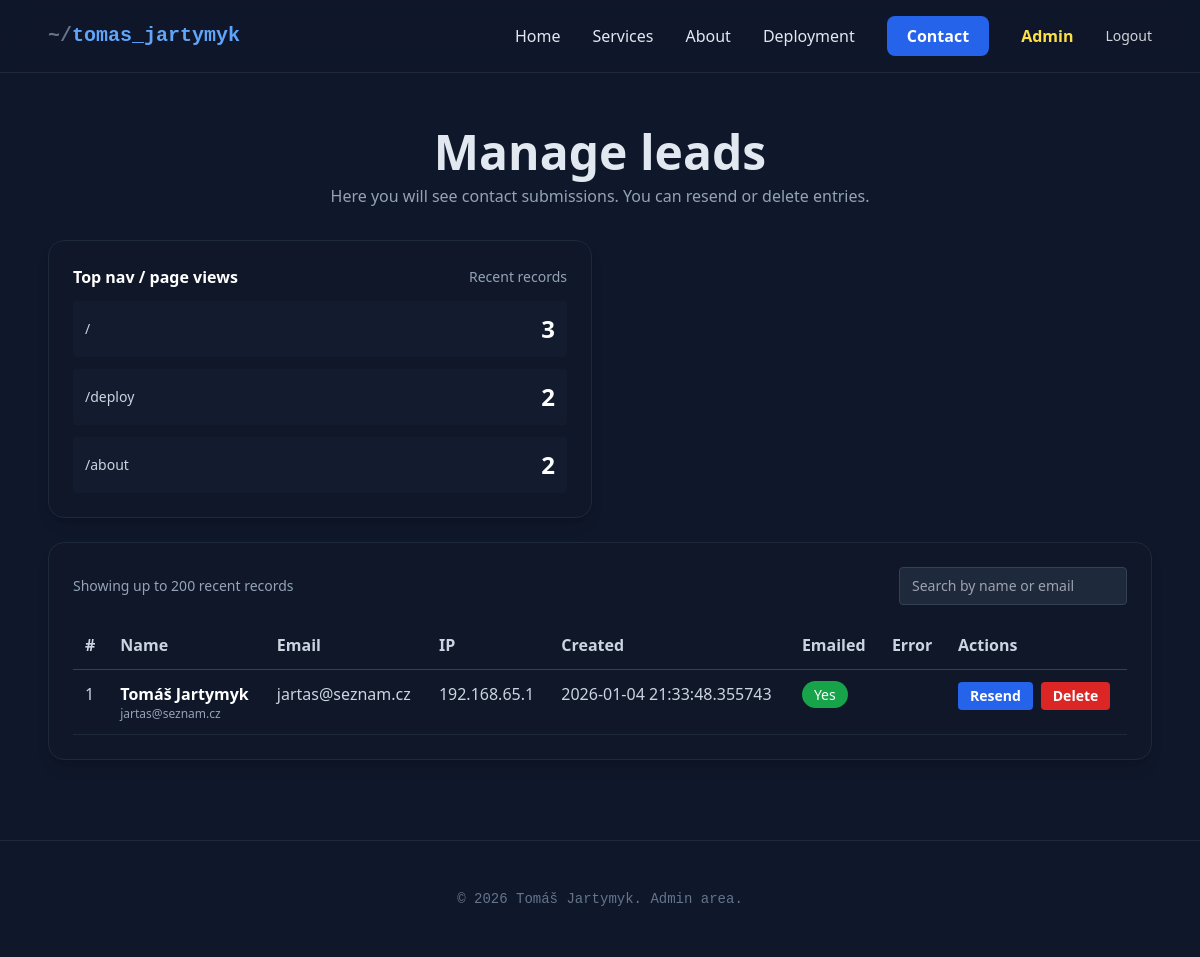
The page /admin/leads (signed in) on the database as committed earlier.
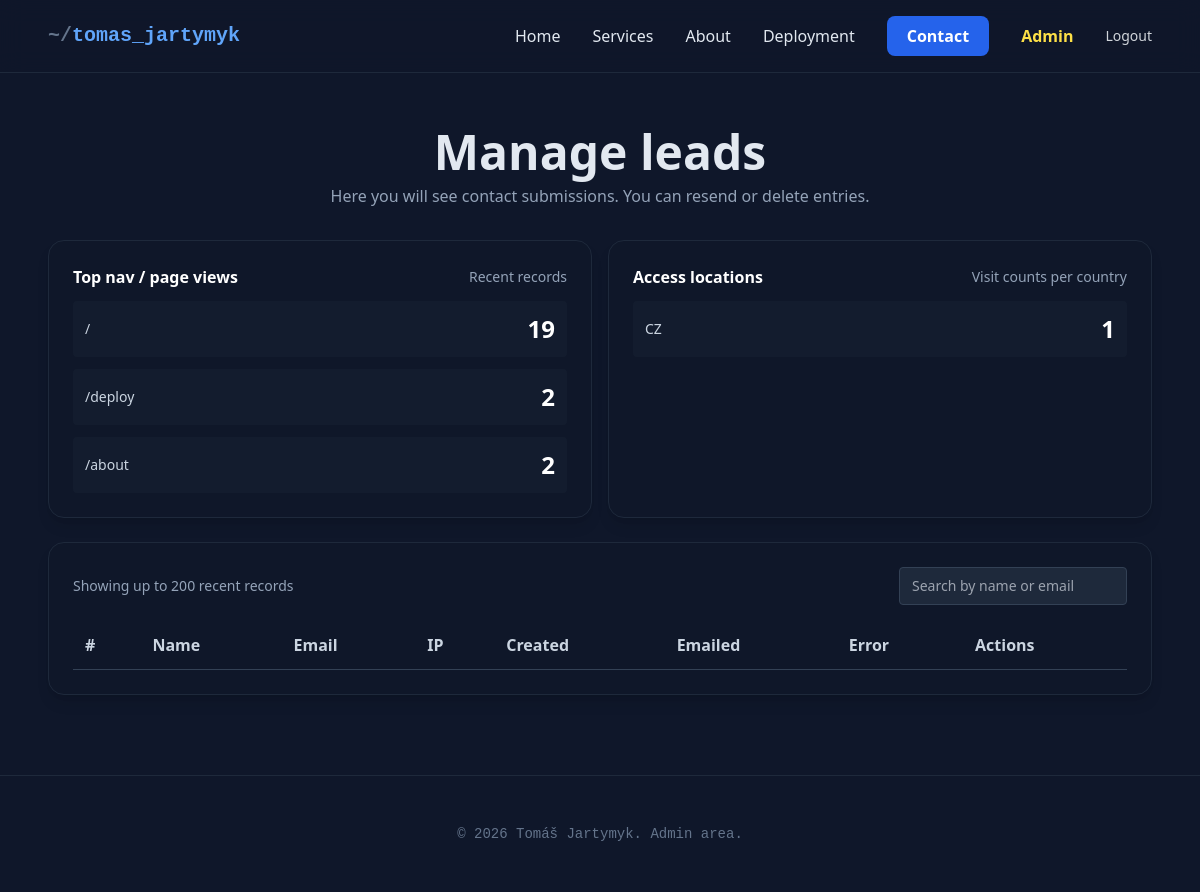
The same page on the database as committed later.
### models.py (models this page shows)
class PageView(Base):
    __tablename__ = 'page_views'
    id = Column(Integer, primary_key=True, index=True)
    path = Column(String(500), unique=True, index=True)
    count = Column(Integer, default=0)
    first_seen = Column(DateTime, default=datetime.datetime.utcnow)
    last_seen = Column(DateTime, default=datetime.datetime.utcnow, onupdate=datetime.datetime.utcnow)

class Lead(Base):
    __tablename__ = 'leads'
    id = Column(Integer, primary_key=True, index=True)
    name = Column(String(200))
    email = Column(String(200), index=True)
    message = Column(Text)
    ip = Column(String(45))
    created_at = Column(DateTime, default=datetime.datetime.utcnow)
    emailed = Column(Boolean, default=False)
    emailed_at = Column(DateTime, nullable=True)
    error = Column(Text, nullable=True)

class AccessLocation(Base):
    __tablename__ = 'access_locations'
    id = Column(Integer, primary_key=True, index=True)
    country = Column(String(8), unique=True, index=True)
    count = Column(Integer, default=0)
    first_seen = Column(DateTime, default=datetime.datetime.utcnow)
    last_seen = Column(DateTime, default=datetime.datetime.utcnow, onupdate=datetime.datetime.utcnow)

### app.py (the view)
@app.route('/admin/leads')
@admin_required
def admin_leads():
    s = SessionLocal()
    leads = s.query(Lead).order_by(Lead.id.desc()).limit(200).all()
    try:
        page_stats = s.query(PageView).order_by(PageView.count.desc()).limit(50).all()
    except Exception:
        page_stats = []
    try:
        location_stats = s.query(AccessLocation).order_by(AccessLocation.count.desc()).limit(50).all()
    except Exception:
        location_stats = []
    return render_template('admin_leads.html', leads=leads, page_stats=page_stats, location_stats=location_stats)

### app.py (called while the page is built, shortened)
def select_language():
    try:
        qlang = request.args.get('lang') or request.args.get('_lang')
    except Exception:
        qlang = None
    if qlang in ('cs', 'en'):
        try:
            session['lang'] = qlang
        except Exception:
            pass
        return qlang
    try:
        lang_override = session.get('lang')
    except Exception:
        lang_override = None
    if lang_override in ('cs', 'en'):
        return lang_override
    al = request.headers.get('Accept-Language', '')
    if 'cs' in al.lower():
        return 'cs'
    return 'en'

@app.context_processor
def inject_csrf():
    def csrf_token():
        try:
            return generate_csrf()
        except Exception:
            return ''
    return dict(csrf_token=csrf_token)

@app.context_processor
def inject_translations():
    lang = select_language()
    def tr(key):
        return translations.get(lang, translations['cs']).get(key, key)
    try:
        current_path = request.path
    except Exception:
        current_path = '/'
    admin_enabled = bool(os.environ.get('ADMIN_USER') and os.environ.get('ADMIN_PASS'))
    try:
        is_admin = bool(session.get('admin'))
    except Exception:
        is_admin = False
    return dict(tr=tr, current_lang=lang, current_path=current_path, admin_enabled=admin_enabled, is_admin=is_admin)

@app.before_request
def track_page_view():
    s = None
    try:
        if request.method != 'GET':
            return
        p = request.path or '/'
        if p != '/':
            return
    finally:
        try:
            if s:
                s.close()
        except Exception:
            pass

def admin_required(f):
    @wraps(f)
    def wrapper(*args, **kwargs):
        try:
            if session.get('admin'):
                return f(*args, **kwargs)
        except Exception:
            pass
    return wrapper

### templates/admin_leads.html (shortened to what this page needs)
<!doctype html>
<html lang="cs">
<!doctype html>
<html lang="cs" class="scroll-smooth">
<head>
    <script src="https://cdn.tailwindcss.com"></script>
    <link rel="stylesheet" href="https://cdnjs.cloudflare.com/ajax/libs/font-awesome/6.0.0/css/all.min.css">
</head>
<body class="bg-[#0f172a] text-slate-200 font-sans">
    {% include '_nav.html' %}
    <header class="pt-32 pb-8 px-6">
        <div class="max-w-6xl mx-auto text-center">
            <h1 class="text-4xl md:text-5xl font-extrabold mb-2">{{ tr('admin_leads_title') }}</h1>
            <p class="text-slate-400">{{ tr('admin_leads_desc') }}</p>
        </div>
    </header>
    <main class="max-w-6xl mx-auto px-6 pb-20">
        <div class="grid grid-cols-1 md:grid-cols-2 gap-4 mb-6">
            {% if page_stats %}
            <div class="bg-slate-900/40 border border-slate-800 rounded-2xl p-6 shadow-lg">
                <div class="flex items-center justify-between mb-3">
                    <div class="font-bold text-white">{{ tr('top_pages_title') }}</div>
                    <div class="text-sm text-slate-400">{{ tr('top_pages_sub') }}</div>
                </div>
                <div class="grid grid-cols-1 gap-3">
                    {% for p in page_stats %}
                    <div class="p-3 bg-slate-800/30 rounded flex items-center justify-between">
                        <div class="text-sm text-slate-300 break-words">{{ p.path }}</div>
                        <div class="text-2xl font-bold text-white">{{ p.count }}</div>
                    </div>
                    {% endfor %}
                </div>
            </div>
            {% endif %}
            {% if location_stats %}
            <div class="bg-slate-900/40 border border-slate-800 rounded-2xl p-6 shadow-lg">
                <div class="flex items-center justify-between mb-3">
                    <div class="font-bold text-white">{{ tr('location_title') }}</div>
                    <div class="text-sm text-slate-400">{{ tr('location_sub') }}</div>
                </div>
                <div class="grid grid-cols-1 gap-3">
                    {% for loc in location_stats %}
                    <div class="p-3 bg-slate-800/30 rounded flex items-center justify-between">
                        <div class="text-sm text-slate-300">{{ loc.country }}</div>
                        <div class="text-2xl font-bold text-white">{{ loc.count }}</div>
                    </div>
                    {% endfor %}
                </div>
            </div>
            {% endif %}
        </div>
        <div class="bg-slate-900/40 border border-slate-800 rounded-2xl p-6 shadow-lg">
            <div class="flex items-center justify-between mb-4">
                <div class="text-sm text-slate-400">{{ tr('shown_records_info') }}</div>
                <div class="flex items-center gap-2">
                    <form action="" method="get">
                        <input name="q" placeholder="{{ tr('search_placeholder') }}"
                            class="px-3 py-2 rounded bg-slate-800 border border-slate-700 text-sm text-slate-200" />
                    </form>
                </div>
            </div>
            <div class="overflow-x-auto">
                <table class="w-full table-auto border-collapse">
                    <thead>
                        <tr class="text-left text-slate-300 border-b border-slate-700">
                            <th class="p-3">{{ tr('lead_id') }}</th>
                            <th class="p-3">{{ tr('lead_name') }}</th>
                            <th class="p-3">{{ tr('lead_email') }}</th>
                            <th class="p-3">{{ tr('lead_ip') }}</th>
                            <th class="p-3">{{ tr('lead_created') }}</th>
                            <th class="p-3">{{ tr('lead_emailed') }}</th>
                            <th class="p-3">{{ tr('lead_error') }}</th>
                            <th class="p-3">{{ tr('lead_actions') }}</th>
                        </tr>
                    </thead>
                    <tbody>
                        {% for l in leads %}
                        <tr class="border-b border-slate-800 hover:bg-slate-800/20">
                            <td class="p-3 align-top text-slate-300">{{ l.id }}</td>
                            <td class="p-3 align-top">
                                <div class="font-bold text-white">{{ l.name|e }}</div>
                                <div class="text-xs muted">{{ l.email|e }}</div>
                            </td>
                            <td class="p-3 align-top text-slate-300">{{ l.email|e }}</td>
                            <td class="p-3 align-top text-slate-300">{{ l.ip }}</td>
                            <td class="p-3 align-top text-slate-300">{{ l.created_at }}</td>
                            <td class="p-3 align-top">
                                {% if l.emailed %}
                                <span class="px-3 py-1 rounded-full bg-green-600 text-white text-sm">{{ tr('yes')
                                    }}</span>
                                {% else %}
                                <span class="px-3 py-1 rounded-full bg-slate-700 text-slate-300 text-sm">{{ tr('no')
                                    }}</span>
                                {% endif %}
                            </td>
                            <td class="p-3 align-top break-words" style="max-width:300px;white-space:pre-wrap;">{{
                                l.error or '' }}</td>
                            <td class="p-3 align-top">
                                <div class="flex gap-2">
                                    <form action="{{ url_for('admin_resend', lead_id=l.id) }}" method="post">
                                        <button
                                            class="bg-blue-600 hover:bg-blue-500 text-white px-3 py-1 rounded font-semibold text-sm">{{
                                            tr('resend') }}</button>
                                    </form>
                                    <form action="{{ url_for('admin_delete', lead_id=l.id) }}" method="post"
                                        onsubmit="return confirm('{{ tr(" confirm_delete") | replace('%s', l.id|string)
                                        }}')">
                                        <button
                                            class="bg-red-600 hover:bg-red-500 text-white px-3 py-1 rounded font-semibold text-sm">{{
                                            tr('delete') }}</button>
                                    </form>
                                </div>
                            </td>
                        </tr>
                        {% endfor %}
                    </tbody>
                </table>
            </div>
        </div>
    </main>
    <footer class="py-12 border-t border-slate-800">
        <div class="max-w-6xl mx-auto px-6 text-center text-slate-500 text-sm font-mono">
            &copy; 2026 Tomáš Jartymyk. Admin area.
        </div>
    </footer>
</body>
</html>

### templates/_nav.html (shortened to what this page needs)
<nav class="fixed w-full z-50 bg-[#0f172a]/80 backdrop-blur-md border-b border-slate-800">
    <div class="max-w-6xl mx-auto px-6 py-4 flex justify-between items-center">
        <a href="/" class="text-xl font-mono font-bold text-blue-400" title="Domů"
            aria-label="Přejít na domovskou stránku">
            <span class="text-slate-500">~/</span>tomas_jartymyk
        </a>
        <div class="space-x-8 hidden md:flex items-center">
            <a id="nav-home" href="/"
                class="hover:text-blue-400 transition {% if current_path == '/' %}font-bold text-blue-300{% endif %}" >{{ tr('home') }}</a>
            <a id="nav-services" href="/#services" class="hover:text-blue-400 transition">{{ tr('services') }}</a>
            <a href="/about"
                class="hover:text-blue-400 transition {% if current_path.startswith('/about') %}font-bold text-blue-300{% endif %}"
                {% if current_path.startswith('/about') %}aria-current="page" {% endif %}>{{ tr('about') }}</a>
            <a href="/deploy"
                class="hover:text-blue-400 transition {% if current_path == '/deploy' %}font-bold text-blue-300{% endif %}"
                {% if current_path=='/deploy' %}aria-current="page" {% endif %}>{{ tr('deploy') }}</a>
            <a href="/contact"
                class="bg-blue-600 hover:bg-blue-500 px-5 py-2 rounded-lg font-bold transition text-white">{{
                tr('contact') }}</a>
            {% if admin_enabled %}
            {% if is_admin %}
            <a href="/admin/leads"
                class="ml-4 hover:text-yellow-300 transition {% if current_path.startswith('/admin') %}font-bold text-yellow-300{% endif %}">
                {{ tr('admin') }}
            </a>
            <a href="/admin/logout" class="ml-4 text-sm text-gray-300 hover:text-white">{{ tr('logout') }}</a>
            {% else %}
            <a href="/admin/login" class="ml-4 text-sm text-gray-300 hover:text-white">{{ tr('admin_login') }}</a>
            {% endif %}
            {% endif %}
        </div>
    </div>
</nav>

Rows that differ between the two databases and show on the page:
removed Lead: id "1", name "Tomáš Jartymyk", email "jartas@seznam.cz", ip "192.168.65.1", created_at "2026-01-04 21:33:48.355743", tr "Yes", tr "Resend", tr "Delete"
changed PageView (number 1 of 3 on the later page): count "3" → "19"
added AccessLocation: country "CZ", count "1"
Other text that changed with them:
{{ tr('location_title') }}: (not shown) → "Access locations"
{{ tr('location_sub') }}: (not shown) → "Visit counts per country"
